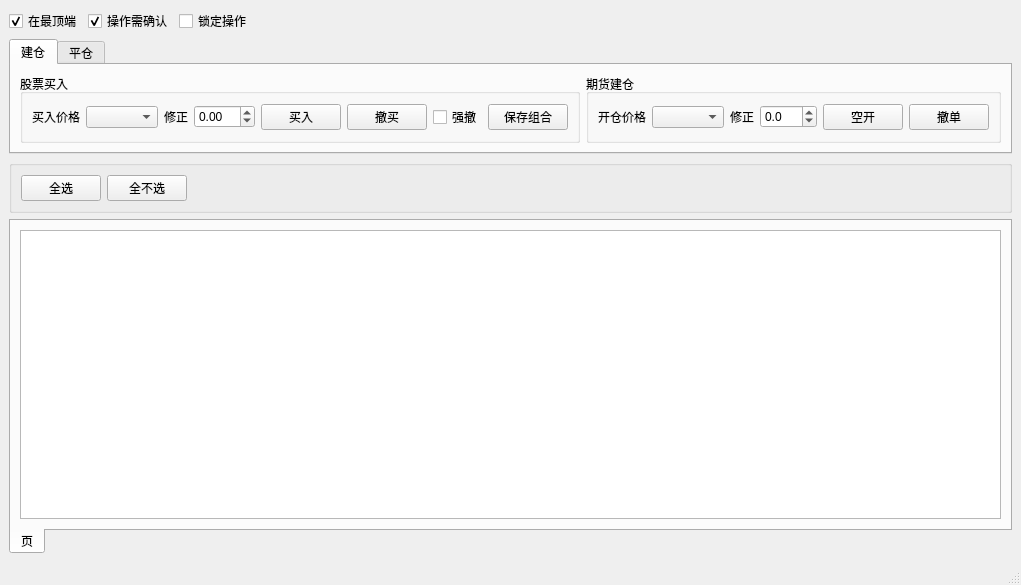
<?xml version="1.0" encoding="UTF-8"?>
<ui version="4.0">
 <class>MainWindow</class>
 <widget class="QMainWindow" name="MainWindow">
  <property name="geometry">
   <rect>
    <x>0</x>
    <y>0</y>
    <width>996</width>
    <height>585</height>
   </rect>
  </property>
  <property name="windowTitle">
   <string>TradeMaster</string>
  </property>
  <widget class="QWidget" name="centralwidget">
   <layout class="QGridLayout" name="gridLayout_9">
    <item row="0" column="0">
     <widget class="QCheckBox" name="ontopchk">
      <property name="text">
       <string>在最顶端</string>
      </property>
      <property name="checked">
       <bool>true</bool>
      </property>
     </widget>
    </item>
    <item row="0" column="1">
     <widget class="QCheckBox" name="confirmchk">
      <property name="text">
       <string>操作需确认</string>
      </property>
      <property name="checked">
       <bool>true</bool>
      </property>
     </widget>
    </item>
    <item row="0" column="2">
     <widget class="QCheckBox" name="lockchk">
      <property name="text">
       <string>锁定操作</string>
      </property>
     </widget>
    </item>
    <item row="0" column="3">
     <spacer name="horizontalSpacer_3">
      <property name="orientation">
       <enum>Qt::Horizontal</enum>
      </property>
      <property name="sizeHint" stdset="0">
       <size>
        <width>530</width>
        <height>20</height>
       </size>
      </property>
     </spacer>
    </item>
    <item row="1" column="0" colspan="4">
     <widget class="QTabWidget" name="tabWidget_2">
      <property name="sizePolicy">
       <sizepolicy hsizetype="Expanding" vsizetype="Fixed">
        <horstretch>0</horstretch>
        <verstretch>0</verstretch>
       </sizepolicy>
      </property>
      <property name="currentIndex">
       <number>0</number>
      </property>
      <widget class="QWidget" name="tab_2">
       <attribute name="title">
        <string>建仓</string>
       </attribute>
       <layout class="QGridLayout" name="gridLayout_6">
        <item row="0" column="0">
         <widget class="QGroupBox" name="groupBox">
          <property name="sizePolicy">
           <sizepolicy hsizetype="Preferred" vsizetype="Preferred">
            <horstretch>0</horstretch>
            <verstretch>0</verstretch>
           </sizepolicy>
          </property>
          <property name="title">
           <string>股票买入</string>
          </property>
          <layout class="QGridLayout" name="gridLayout">
           <item row="0" column="4">
            <widget class="QPushButton" name="buyorder">
             <property name="text">
              <string>买入</string>
             </property>
            </widget>
           </item>
           <item row="0" column="5">
            <widget class="QPushButton" name="cancelbuyorder">
             <property name="text">
              <string>撤买</string>
             </property>
            </widget>
           </item>
           <item row="0" column="0">
            <widget class="QLabel" name="label">
             <property name="text">
              <string>买入价格</string>
             </property>
            </widget>
           </item>
           <item row="0" column="1">
            <widget class="QComboBox" name="pricepolicybuy"/>
           </item>
           <item row="0" column="2">
            <widget class="QLabel" name="label_2">
             <property name="text">
              <string>修正</string>
             </property>
            </widget>
           </item>
           <item row="0" column="3">
            <widget class="QDoubleSpinBox" name="buypricefixspin">
             <property name="minimum">
              <double>-99.000000000000000</double>
             </property>
             <property name="singleStep">
              <double>0.010000000000000</double>
             </property>
            </widget>
           </item>
           <item row="0" column="6">
            <widget class="QCheckBox" name="forcecancelbuychk">
             <property name="text">
              <string>强撤</string>
             </property>
            </widget>
           </item>
           <item row="0" column="7">
            <widget class="QPushButton" name="saveorder_2">
             <property name="text">
              <string>保存组合</string>
             </property>
            </widget>
           </item>
          </layout>
         </widget>
        </item>
        <item row="0" column="1">
         <widget class="QGroupBox" name="groupBox_2">
          <property name="sizePolicy">
           <sizepolicy hsizetype="Preferred" vsizetype="Preferred">
            <horstretch>0</horstretch>
            <verstretch>0</verstretch>
           </sizepolicy>
          </property>
          <property name="title">
           <string>期货建仓</string>
          </property>
          <layout class="QGridLayout" name="gridLayout_3">
           <item row="0" column="4">
            <widget class="QPushButton" name="opensifbtn">
             <property name="text">
              <string>空开</string>
             </property>
            </widget>
           </item>
           <item row="0" column="5">
            <widget class="QPushButton" name="cancelopensifbtn">
             <property name="text">
              <string>撤单</string>
             </property>
            </widget>
           </item>
           <item row="0" column="0">
            <widget class="QLabel" name="label_3">
             <property name="text">
              <string>开仓价格</string>
             </property>
            </widget>
           </item>
           <item row="0" column="1">
            <widget class="QComboBox" name="openpricecmbox"/>
           </item>
           <item row="0" column="2">
            <widget class="QLabel" name="label_4">
             <property name="text">
              <string>修正</string>
             </property>
            </widget>
           </item>
           <item row="0" column="3">
            <widget class="QDoubleSpinBox" name="openpricefixspin">
             <property name="suffix">
              <string/>
             </property>
             <property name="decimals">
              <number>1</number>
             </property>
             <property name="minimum">
              <double>-99.000000000000000</double>
             </property>
             <property name="singleStep">
              <double>0.200000000000000</double>
             </property>
            </widget>
           </item>
          </layout>
         </widget>
        </item>
        <item row="0" column="2">
         <spacer name="horizontalSpacer">
          <property name="orientation">
           <enum>Qt::Horizontal</enum>
          </property>
          <property name="sizeHint" stdset="0">
           <size>
            <width>40</width>
            <height>20</height>
           </size>
          </property>
         </spacer>
        </item>
       </layout>
      </widget>
      <widget class="QWidget" name="tab_3">
       <attribute name="title">
        <string>平仓</string>
       </attribute>
       <layout class="QGridLayout" name="gridLayout_7">
        <item row="0" column="0">
         <widget class="QGroupBox" name="groupBox_3">
          <property name="title">
           <string>股票卖出</string>
          </property>
          <layout class="QGridLayout" name="gridLayout_4">
           <item row="0" column="4">
            <widget class="QPushButton" name="sellorder">
             <property name="text">
              <string>卖出</string>
             </property>
            </widget>
           </item>
           <item row="0" column="5">
            <widget class="QPushButton" name="cancelsellorder">
             <property name="text">
              <string>撤卖</string>
             </property>
            </widget>
           </item>
           <item row="0" column="0">
            <widget class="QLabel" name="label_5">
             <property name="text">
              <string>卖出价格</string>
             </property>
            </widget>
           </item>
           <item row="0" column="1">
            <widget class="QComboBox" name="pricepolicysell"/>
           </item>
           <item row="0" column="2">
            <widget class="QLabel" name="label_6">
             <property name="text">
              <string>修正</string>
             </property>
            </widget>
           </item>
           <item row="0" column="3">
            <widget class="QDoubleSpinBox" name="sellpricefixspin">
             <property name="minimum">
              <double>-99.000000000000000</double>
             </property>
             <property name="singleStep">
              <double>0.010000000000000</double>
             </property>
            </widget>
           </item>
           <item row="0" column="6">
            <widget class="QCheckBox" name="forcecancelsellchk">
             <property name="text">
              <string>强撤</string>
             </property>
            </widget>
           </item>
           <item row="0" column="7">
            <widget class="QPushButton" name="saveorder">
             <property name="text">
              <string>保存组合</string>
             </property>
            </widget>
           </item>
          </layout>
         </widget>
        </item>
        <item row="0" column="1">
         <widget class="QGroupBox" name="groupBox_4">
          <property name="title">
           <string>期货平仓</string>
          </property>
          <layout class="QGridLayout" name="gridLayout_5">
           <item row="0" column="4">
            <widget class="QPushButton" name="closesifbtn">
             <property name="text">
              <string>空平</string>
             </property>
            </widget>
           </item>
           <item row="0" column="5">
            <widget class="QPushButton" name="cancelclosesifbtn">
             <property name="text">
              <string>撤单</string>
             </property>
            </widget>
           </item>
           <item row="0" column="1">
            <widget class="QComboBox" name="closepricecmbox"/>
           </item>
           <item row="0" column="0">
            <widget class="QLabel" name="label_7">
             <property name="text">
              <string>平仓价格</string>
             </property>
            </widget>
           </item>
           <item row="0" column="3">
            <widget class="QDoubleSpinBox" name="closepricefixspin">
             <property name="decimals">
              <number>1</number>
             </property>
             <property name="minimum">
              <double>-99.000000000000000</double>
             </property>
             <property name="singleStep">
              <double>0.200000000000000</double>
             </property>
            </widget>
           </item>
           <item row="0" column="2">
            <widget class="QLabel" name="label_8">
             <property name="text">
              <string>修正</string>
             </property>
            </widget>
           </item>
          </layout>
         </widget>
        </item>
        <item row="0" column="2">
         <spacer name="horizontalSpacer_2">
          <property name="orientation">
           <enum>Qt::Horizontal</enum>
          </property>
          <property name="sizeHint" stdset="0">
           <size>
            <width>40</width>
            <height>20</height>
           </size>
          </property>
         </spacer>
        </item>
       </layout>
      </widget>
     </widget>
    </item>
    <item row="2" column="0" colspan="4">
     <widget class="QGroupBox" name="groupBox_5">
      <property name="title">
       <string/>
      </property>
      <layout class="QGridLayout" name="gridLayout_8">
       <item row="0" column="0">
        <widget class="QPushButton" name="selall">
         <property name="sizePolicy">
          <sizepolicy hsizetype="Fixed" vsizetype="Fixed">
           <horstretch>0</horstretch>
           <verstretch>0</verstretch>
          </sizepolicy>
         </property>
         <property name="text">
          <string>全选</string>
         </property>
        </widget>
       </item>
       <item row="0" column="1">
        <widget class="QPushButton" name="deselall">
         <property name="sizePolicy">
          <sizepolicy hsizetype="Fixed" vsizetype="Fixed">
           <horstretch>0</horstretch>
           <verstretch>0</verstretch>
          </sizepolicy>
         </property>
         <property name="text">
          <string>全不选</string>
         </property>
        </widget>
       </item>
       <item row="0" column="2">
        <spacer name="horizontalSpacer_4">
         <property name="orientation">
          <enum>Qt::Horizontal</enum>
         </property>
         <property name="sizeHint" stdset="0">
          <size>
           <width>40</width>
           <height>20</height>
          </size>
         </property>
        </spacer>
       </item>
      </layout>
     </widget>
    </item>
    <item row="3" column="0" colspan="4">
     <widget class="QTabWidget" name="tabWidget">
      <property name="tabPosition">
       <enum>QTabWidget::South</enum>
      </property>
      <widget class="QWidget" name="tab">
       <attribute name="title">
        <string>页</string>
       </attribute>
       <layout class="QGridLayout" name="gridLayout_2">
        <item row="0" column="0">
         <widget class="QTableView" name="tableView">
          <property name="selectionMode">
           <enum>QAbstractItemView::MultiSelection</enum>
          </property>
          <property name="selectionBehavior">
           <enum>QAbstractItemView::SelectRows</enum>
          </property>
         </widget>
        </item>
       </layout>
      </widget>
     </widget>
    </item>
   </layout>
  </widget>
  <widget class="QMenuBar" name="menubar">
   <property name="geometry">
    <rect>
     <x>0</x>
     <y>0</y>
     <width>996</width>
     <height>23</height>
    </rect>
   </property>
  </widget>
  <widget class="QStatusBar" name="statusbar"/>
 </widget>
 <resources/>
 <connections/>
</ui>
